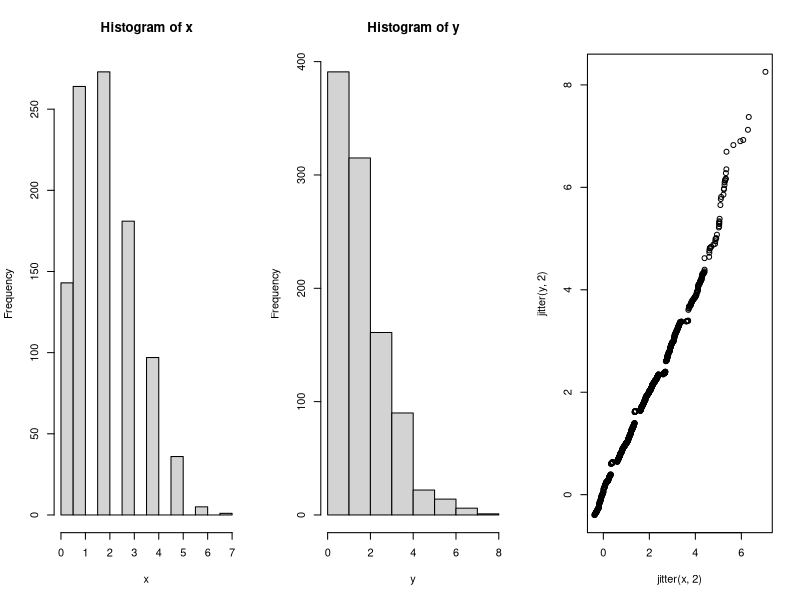
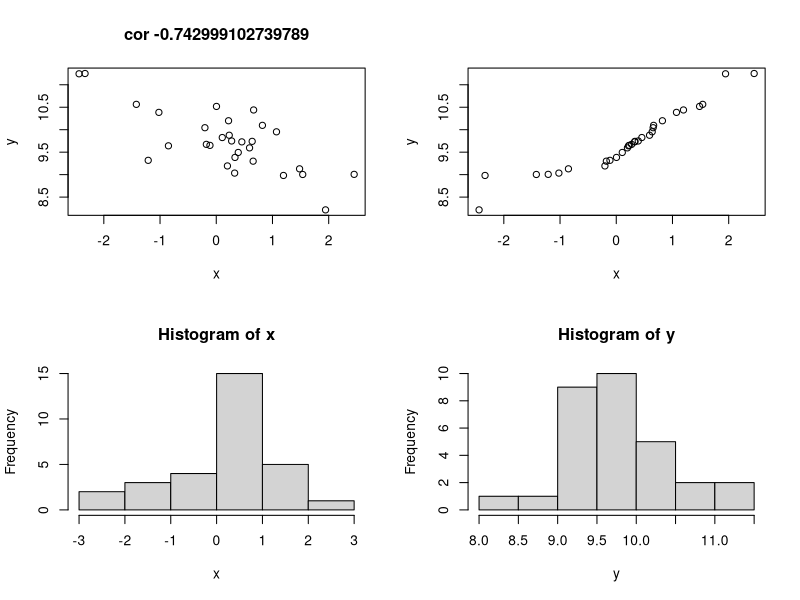

Here is the R script that generated these plots, in order:
## poisson counts

nsim<-1000
n<-200
p<-.01
x<-rpois(nsim,n*p)
y<-rbinom(nsim,n,p)

par(mfrow=c(1,3))
hist(x)
hist(y)
qqplot(jitter(x,2),jitter(y,2))



## correlations
n<-30
x<-rnorm(n)
y<- -.5*x+rnorm(n,10,.5)

par(mfrow=c(2,2))
cor(x,y)
plot(x,y,main=paste("cor",cor(x,y)))
qqplot(x,y)

hist(x)
hist(y)





## law contingency table
x<-matrix(c(10,7,46,53,17,17,40,9,2,13,8,11,4,4,0,3,2,3,4,0),ncol=2, byrow =TRUE)
x

chisq.test(x)
fisher.test(x[6:10,],simulate.p.value = TRUE,B=150000)
fisher.test(x[1:4,],simulate.p.value = TRUE,B=150000)

fisher.test(x[-c(4,5),],simulate.p.value = TRUE,B=150000)
chisq.test(x[-c(4,5),])

fisher.test(x[c(4,5),],simulate.p.value = TRUE,B=150000)


